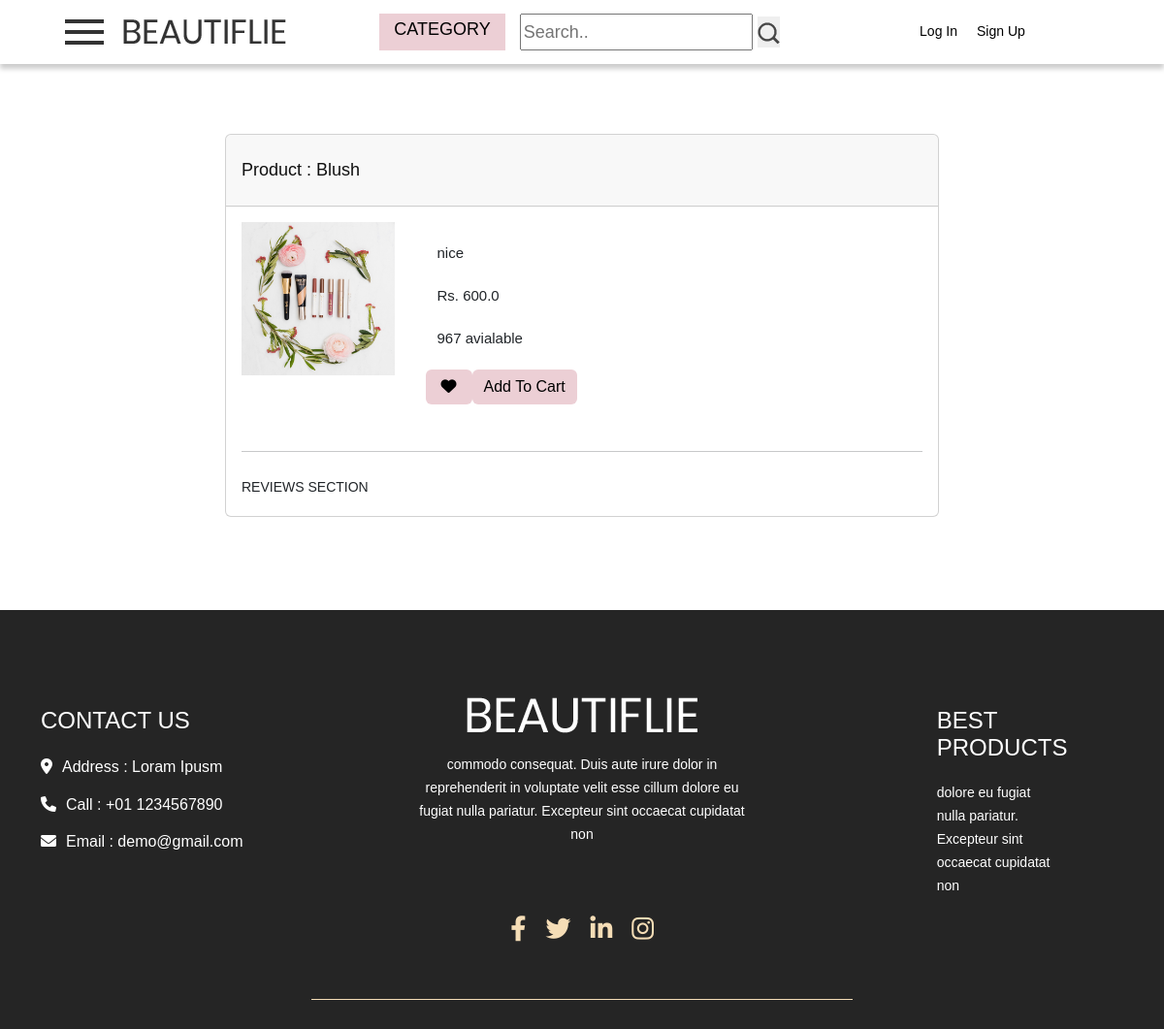
Page /view/2 on the committed database.
### products/models.py (models this page shows, shortened)
class Products(models.Model):
    seller=models.ForeignKey(Sellers,default=1,on_delete=models.CASCADE)
    product_id = models.AutoField(primary_key=True)
    product_name=models.CharField(max_length=100,null=True)
    price = models.FloatField(null=False)
    description = models.TextField(null=True)
    category = models.CharField(choices=CATEGORY_CHOICES,max_length=30,null=True)
    quantity  = models.IntegerField(default=0,null=True)
    product_image = models.ImageField(upload_to='product',null=True,default = None)

### main/views.py (the view)
# urls.py: path('view/<id>',views.view,name='view'),
def view(request,id):
    product = Products.objects.get(product_id=id)
    return render(request,'main/view.html',{'product':product})

### main/templatetags/custom_tags.py (called while the page is built)
@register.simple_tag
def categories():
    return CATEGORY_CHOICES

### templates/main/view.html (shortened to what this page needs)
{%extends "main/base.html"%}
{%block header%}
{% include "main/header.html" %}
      {%endblock%}
{% block main-content%}
<section class="h-100 gradient-custom">
    <div class="container py-5">
      <div class="row d-flex justify-content-center my-4">
        <div class="col-md-8">
          <div class="card mb-4">
            <div class="card-header py-3">
              <h3 class="mb-0">Product : {{product.product_name}}</h3>
            </div>
            <div class="card-body">
              <div class="row">
                <div class="col-lg-3 col-md-12 mb-4 mb-lg-0">
                  <div class="bg-image hover-overlay hover-zoom ripple rounded" data-mdb-ripple-color="light">
                    <img src="{{MEDIA_ROOT}}/{{product.product_image}}"
                      class="w-100" alt="{{i.products.product_name}}" />
                  </div>
                </div>
                <div class="col-md-8">
                  <p>{{product.description}}</p>
                  <p>Rs. {{product.price}}</p>
                  <p>{{product.quantity}} avialable</p>
                  <form method='POST' action="{% url 'add_to_wishlist' product.product_id %}">
                  <div class="d-flex mb-4" style="max-width: 300px">
                    <button class="btn btn-primary px-3 ms-2"  value='remove' name='remove'>
                        <i class="fas fa-heart"></i>
                    </button>
                </form>
                {%if request.username != '' %}
                <a href="{% url 'addToCart' product.product_id %}" class="btn btn-primary">Add To Cart</a>
                {%endif%}
                </div>
                </div>
              </div>
              <hr class="my-4" />
              <div class="reviews">REVIEWS SECTION</div>
            </div>
            </div>
          </div>
        </div>
  </section>{% endblock %}

### main/static/css/mybase.css (style rules this page uses)
html { scroll-behavior: smooth; }
.btn-primary, .btn-primary:active, .btn-primary:visited, .btn-primary:hover, .btn-primary border-color { background-color: #eccfd5 !important; border : #eccfd5 !important; }
.btn-primary { --bs-btn-color: black !important; }

### main/static/css/style.css (style rules this page uses)
* { box-sizing: border-box !important; transition: ease all 0.5s; }
html { scroll-behavior: smooth; }
body { color: #666666; font-size: 14px; line-height: 1.80857; font-weight: normal; overflow-x: hidden; font-family: 'Open Sans', sans-serif; }
a { color: #1f1f1f; text-decoration: none !important; outline: none !important; -webkit-transition: all .3s ease-in-out; -moz-transition: all .3s ease-in-out; -ms-transition: all .3s ease-in-out; -o-transition: all .3s ease-in-out; transition: all .3s ease-in-out; }
h1, h2, h3, h4, h5, h6 { letter-spacing: 0; font-weight: normal; position: relative; padding: 10px 0 10px 0; font-weight: normal; line-height: normal; color: #111111; margin: 0 }
h3 { font-size: 18px }
*, *::after, *::before { -webkit-box-sizing: border-box; -moz-box-sizing: border-box; box-sizing: border-box; }
p { margin: 20px; font-weight: 300; font-size: 15px; line-height: 24px; }
a { color: #222222; text-decoration: none; outline: none !important; }
a, .btn { text-decoration: none !important; outline: none !important; -webkit-transition: all .3s ease-in-out; -moz-transition: all .3s ease-in-out; -ms-transition: all .3s ease-in-out; -o-transition: all .3s ease-in-out; transition: all .3s ease-in-out; }
img { max-width: 100%; height: auto; }
button { border: 0; margin: 0; padding: 0; cursor: pointer; }

### main/static/css/netdna.css (style rules this page uses)
.fa-heart:before { content: "\f004"; }

### main/static/css/order.css (style rules this page uses)
body { padding: 0px 0px 0px 0px; font-family: Rs.font-default; font-weight: 100; }

### rows in the picture
Products: product_name "Blush", product_image (picture), description "nice", price "600.0", quantity "967"
